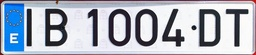
#> input picture Vision Por Computador/Chapter 05. Image segmentation/images/plate.jpg, 256 x 55 px, shrunk from 1133 x 242 before the run
$ jupyter execute --allow-errors '5.2 Clustering-based techniques.ipynb'
#> lines starting #> are read from the running program, lines starting #| are printed output that depends on the picture
# 5.2 Clustering-based techniques for image segmentation

In the previous notebook we had fun with contour based techniques for image segmentation. In this one we will play with region-based techniques, where the resulting segments cover the entire image. Concretely we will address two popular region-based methods:

- K-means (<a href="#521">section 5.2.1</a>)
- Expectation-Maximization (EM, <a href="#522">section 5.2.2</a>)

## Problem context - Color quantization

$\\[5pt]$

Color quantization is the process of reducing the number of distinct colors in an image while preserving its color appearance as much as possible. It has many applications, like image compression (e.g. GIFs, which only support 256 colors!), [content-based image retrieval](https://en.wikipedia.org/wiki/Content-based_image_retrieval), edge detection and segmentation preprocessing, printing, medical imaging, etc.

Image segmentation techniques can be used to achieve color quantization, let's see how it works!

[cell 1]
import numpy as np
import cv2
import matplotlib.pyplot as plt
import matplotlib
import scipy.stats as stats
from ipywidgets import interact, fixed, widgets
matplotlib.rcParams['figure.figsize'] = (10.0, 10.0)
images_path = './images/'

import sys
sys.path.append("..")
from utils.PlotEllipse import PlotEllipse

## 5.2.1 K-Means <a id="521"></a>

As commented, region-based techniques try to group together pixels that are similar. Such issue is often called the *clustering problem*. Different attributes can be used to decide if two pixels are similar or not: intensity, texture, color, pixel location, etc.

The **k-means algorithm** is a region-based technique that, given a set of elements (image pixels in our case), makes $K$ clusters out of them. Thereby, it is a perfect technique for addressing color quantization, since our goal is to reduce the color palette of an image to a fixed number of colors $K$. Concretely, k-means aims to minimize the sum of squared Euclidean distances between points $x_i$ in a given space (*e.g.* grayscale or RGB color representations) and their nearest cluster centers $m_k$:

$$
\underset{M}{\arg\min} D(X,M) = \Sigma_{\text{Cluster }k} \Sigma_{\text{point } i \text{ in cluster } k} (x_i - m_k)^2
$$

In our case, the point $x_i$ could be interpreted as a **feature vector** describing the $i^{th}$ pixel that, as mentioned, could include information like the pixel color, intensity, texture, etc. Thus, $m_k$ represents **the mean of the feature vector** of the pixels in cluster $k$.

Let's see how the k-means algorithm works in a color domain, where each pixel is represented in a feature n-dimensional space (*e.g.* grayscale images define a 1D feature space, while RGB images a 3D space):

1. Pick the number $K$, that is, the number of clusters in which the image will be segmented (e.g. number of colors).
2. Place $K$ centroids $m_k$ in the color space (e.g. randomly), these are the centers of the regions.
3. Each pixel is assigned to the cluster with the closest centroid, hence creating new clusters.

<center>

    <figcaption>Fig 1. Example in a 2D space (e.g. YCbCr color space) with 3 clusters. Each point is assigned to its closest centroid</figcaption>
</center>$\\[5pt]$

4. Compute the new means $m_k$ of the $K$ clusters.

<center>

    <figcaption>Fig 2. Example of how the centroids evolve over time</figcaption>
</center>$\\[5pt]$

5. Repeat steps 3 and 4 until convergence, that is, some previously defined criteria is fulfilled (*e.g.* the centers of regions do not move, or a certain number of iterations is reached).$\\[10pt]$

<center>

    <figcaption>Fig 3. Final segmentation result</figcaption>
</center>$\\[5pt]$

This procedure is the same independently of the number of dimensions in the workspace.

This technique presents a number of pros and cons:

- **Pros:**
  - It's simple.
  - Convergence to a local minima is guaranteed (but no guarantee to reach the global minima).
- **Cons:**
  - High usage of memory.
  - The K must be fixed.
  - Sensible to the selection of the initialization (initial position of centroids).
  - Sensible to outliers.
  - Circular clusters in the feature space are assumed (because of the usage of the Euclidean distance)

### K-means toy example

Luckily for us, OpenCV defines a method that perform k-means: [`cv2.kmeans()`](https://docs.opencv.org/master/d5/d38/group__core__cluster.html#ga9a34dc06c6ec9460e90860f15bcd2f88), [here you can find a nice explanation](https://docs.opencv.org/master/d1/d5c/tutorial_py_kmeans_opencv.html) about how to use it. Let's take a look at a toy 1D k-means example in order to get familiar with it. The following function, `binarize_kmeans()`, binarizes an input `image` by executing the K-means algorithm, where the `it` sets its maximum number of iterations.

Note that the stopping criteria can be either:
- if a maximum number of iterations is reached, or
- if the centroid moved less than a certain `epsilon` value in an iteration.

[cell 2]
def binarize_kmeans(image,it):
    """ Binarize an image using k-means.

        Args:
            image: Input image
            it: K-means iteration
    """

    # Set random seed for centroids
    cv2.setRNGSeed(124)

    # Flatten image
    flattened_img = image.reshape((-1,1))
    flattened_img = np.float32(flattened_img)

    #Set epsilon
    epsilon = 0.2

    # Estabish stopping criteria (either `it` iterations or moving less than `epsilon`)
    criteria = (cv2.TERM_CRITERIA_EPS + cv2.TERM_CRITERIA_MAX_ITER, it, epsilon)

    # Set K parameter (2 for thresholding)
    K = 2

    # Call kmeans using random initial position for centroids
    _,label,center=cv2.kmeans(flattened_img,K,None,criteria,it,cv2.KMEANS_RANDOM_CENTERS)

    # Colour resultant labels
    center = np.uint8(center) # Get center coordinates as unsigned integers
    print(center)
    flattened_img = center[label.flatten()] # Get the color (center) assigned to each pixel

    # Reshape vector image to original shape
    binarized = flattened_img.reshape((image.shape))

    # Show resultant image
    plt.subplot(2,1,1)
    plt.title("Original image")
    plt.imshow(binarized, cmap='gray',vmin=0,vmax=255)

    # Show how original histogram have been segmented
    plt.subplot(2,1,2)
    plt.title("Segmented histogram")
    plt.hist([image[binarized==center[0]].ravel(), image[binarized==center[1]].ravel()],256,[0,256], color=["black","gray"],stacked="true")

As you can see, [`cv2.kmeans()`](https://docs.opencv.org/2.4/modules/core/doc/clustering.html) returns two relevant arguments:

- label: Integer array that stores the cluster index for every pixel.
- center: Matrix containing the cluster centroids (each row represents a different centroid).

**Attention to this!!!** It is also remarkable the first function argument, which represents the data for clustering: an array of N-Dimensional points with float coordinates. Such array has the shape $num\_samples \times num\_features$, i.e., it has as many rows as samples (pixels in the image), and as many columns as features describing those samples (for example, if using the intensity of a pixel in a graysacle image, there is only one feature). For that, the code line `image.reshape((-1,1))` convert the initial grayscale image with dimensions $242\times 1133$ into a flattened version of it with dimension $274186\times 1$, that is, 274186 samples (or pixels) with only one feature, its intensity. Take a look at [`np.reshape()`](https://numpy.org/doc/stable/reference/generated/numpy.reshape.html) to see how it works.

Below it is provided an interactive code so you can play with `cv2.kmeans()` by calling it with different `it`values.

*As you can see, if k=2 in a grayscale image, it is a binarization method that doesn't need to fix a manual threshold. We could have used it, for example, when dealing with the plate recognition problem!*

[cell 3]
matplotlib.rcParams['figure.figsize'] = (10.0, 10.0)

image = cv2.imread(images_path + 'plate.jpg',0)
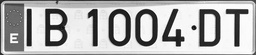
#> image: shape (55, 256); min 11, max 255, mean 179.1
#> the sliders are set to image = <module 'ipywidgets.fixed_' fr, it = 3

#> (the rest of this cell did not finish here and is left out)


Notice that for 1D spaces and not high-resolution images k-means is very fast! (it only needs a few iterations to converge). What happens if k-means is applied to color images (3D space) in order to get color quantization?

Now that you know how k-means works, you can experimentally answer such question!

###  **<span style="color:green"><b><i>ASSIGNMENT 1: Playing with K-means</i></b></span>**

Write an script that:
- applies k-means to `malaga.png` with different values for $K$: $K=4$, $K=8$ and $K=16$, setting `epsilon=0.2` and `it=10` as convergence criteria, and
- shows, in a $2\times2$ subplot, the 3 resulting images along with the input one.

Notice that in this case we are using 3 features per pixel, their R, G and B values, so the input data for the kmeans function has the dimensions $num\_pixels \times 3$.

<font color='blue'>**Expected output:**  </font>

[cell 4]
# Assignment 1
matplotlib.rcParams['figure.figsize'] = (15.0, 12.0)

# Read RGB image
image = cv2.imread(images_path + "malaga.png")
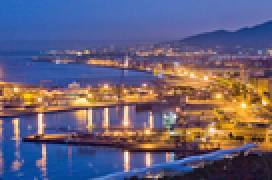
#> input picture Vision Por Computador/Chapter 05. Image segmentation/images/malaga.png, 136 x 90 px, shrunk from 600 x 399 before the run (shown 2 times larger)
#> image is the input picture: shape (90, 136, 3); mean B, G, R 120.2, 96, 102.5
image = cv2.cvtColor(image, cv2.COLOR_BGR2RGB)

# Flatten image
flattened_img = image.reshape((-1,3))
flattened_img = np.float32(flattened_img)

# Set criteria
it = 10
epsilon = 0.2
criteria = (cv2.TERM_CRITERIA_EPS + cv2.TERM_CRITERIA_MAX_ITER, it, epsilon)

# Apply k-means. Keep the third argument as None!
_,label4,center4=cv2.kmeans(flattened_img,4,None,criteria,it,cv2.KMEANS_RANDOM_CENTERS)
#> label4 = 12240 values, max 3 at index 3490, min 0 at index 0, mean 0.947; center4 = [[69.19, 92.36, 157.5], [217.4, 162.8, 99.52], [145.4, 99.2, 75.5], [60.78, 42.91, 61.65]]
_,label8,center8=cv2.kmeans(flattened_img,8,None,criteria,it,cv2.KMEANS_RANDOM_CENTERS)
#> label8 = 12240 values, max 7 at index 3715, min 0 at index 3478, mean 2.95; center8 = [[187.8, 126.4, 53.28], [55.38, 79.39, 143.3], [81.32, 106.6, 175.4], [235.4, 207.9, 176.3], [145.3, 113.9, 126.5], [225.3, 163.6, 89.39], [120.4, 80.18, 71.72], [50.2, 34.54, 53.07]]
_,label16,center16=cv2.kmeans(flattened_img,16,None,criteria,it,cv2.KMEANS_RANDOM_CENTERS)
#> label16 = 12240 values, max 15 at index 63, min 0 at index 1629, mean 8.55; center16 = 16 rows, first 8: [38.07, 65.84, 129.8], [26.77, 79.87, 156.9], [41.48, 27.33, 44.02], [178.2, 135.1, 123], [209.3, 143.6, 55.96], [58.54, 101.8, 179.7], [233.8, 173.7, 98.97], [128.7, 98.31, 115.5]

# Colour resultant labels
center4 = np.uint8(center4)
#> center4 = [[69, 92, 157], [217, 162, 99], [145, 99, 75], [60, 42, 61]]
center8 = np.uint8(center8)
#> center8 = [[187, 126, 53], [55, 79, 143], [81, 106, 175], [235, 207, 176], [145, 113, 126], [225, 163, 89], [120, 80, 71], [50, 34, 53]]
center16 = np.uint8(center16)
#> center16 = 16 rows, first 8: [38, 65, 129], [26, 79, 156], [41, 27, 44], [178, 135, 123], [209, 143, 55], [58, 101, 179], [233, 173, 98], [128, 98, 115]

# Get the color (center) assigned to each pixel
res4 = center4[label4.flatten()]
res8 = center8[label8.flatten()]
res16 = center16[label16.flatten()]

# Reshape to original shape
quantized4 = res4.reshape((image.shape))
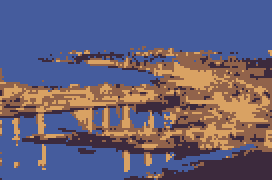
#> quantized4: shape (90, 136, 3) (shown 2 times larger); mean R, G, B 102.1, 95.6, 119.7
quantized8 = res8.reshape((image.shape))
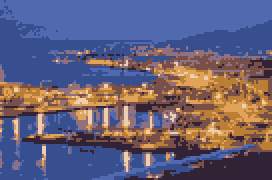
#> quantized8: shape (90, 136, 3) (shown 2 times larger); mean R, G, B 102.1, 95.5, 119.9
quantized16 = res16.reshape((image.shape))
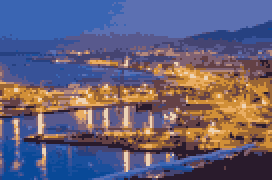
#> quantized16: shape (90, 136, 3) (shown 2 times larger); mean R, G, B 101.9, 95.6, 119.7

# Show original image
plt.subplot(2,2,1)
plt.title("Original image")
plt.imshow(image)

# Show k=4
plt.subplot(2,2,2)
plt.title("k=4")
plt.imshow(quantized4)

# Show k=8
plt.subplot(2,2,3)
plt.title("k=8")
plt.imshow(quantized8)

# Show k=16
plt.subplot(2,2,4)
plt.title("k=16")
plt.imshow(quantized16);
#> (the rest of the program and of its run is left out)
